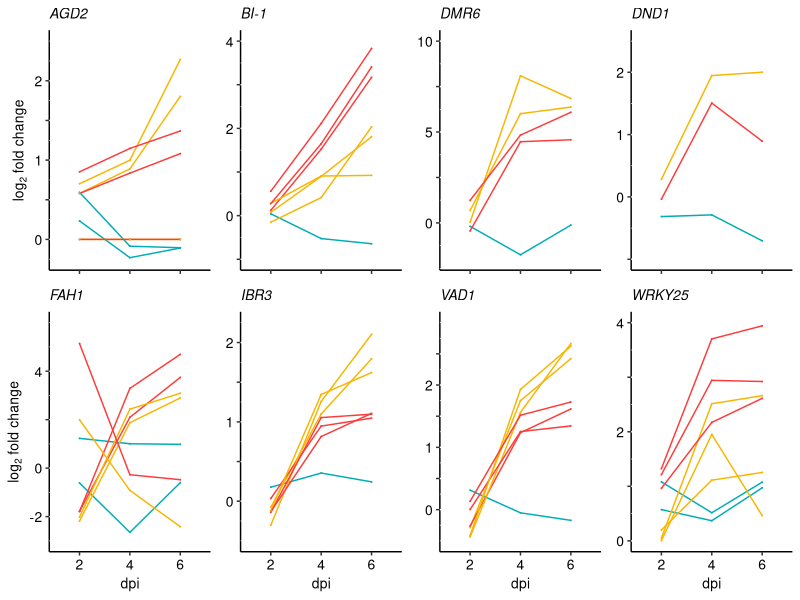
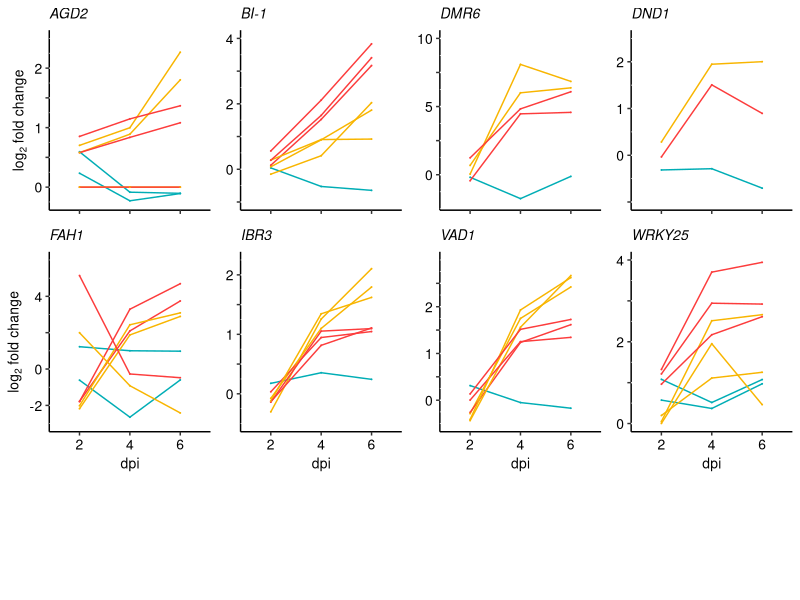
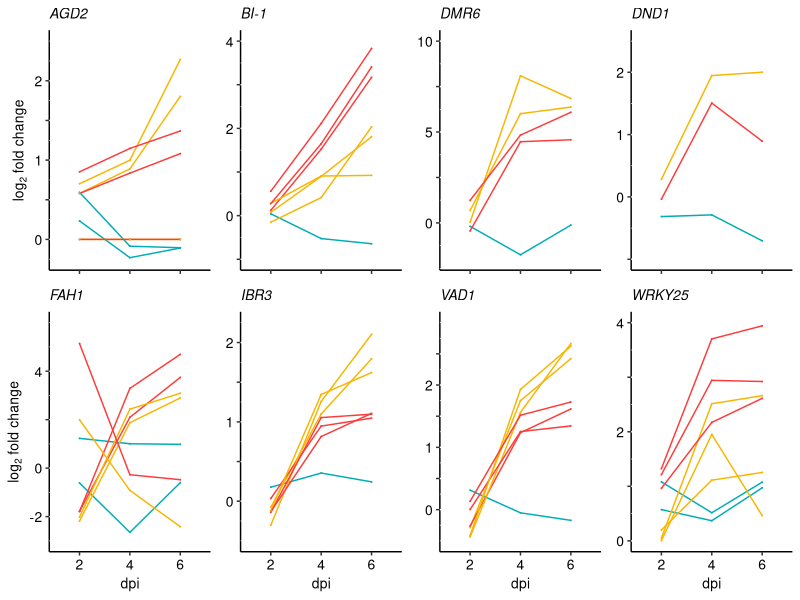

These charts were generated, in order, by the following R code: (Note: this script raises an error after producing the figures.)
# Figure 3 plotting code
## Eva and Cory
## Started 10/30/18

#load necessary libraries
library(ggplot2)
library(dplyr)
library(gridExtra)
library(ggpubr)
library(cowplot)
library(reshape2)
library(tidyr)
library(egg)

## Data exploration for figure 3
# Directory for expression matrix files
setwd("/Users/evahenningsen/Documents/MPGI_paper/Figure_3")

#Import filtered wheat and brachy expression matrices
# Decide between filtered or unfiltered data
d_wheat_1 <- read.csv("wheat_interesting_fpkm.txt", header = TRUE, sep = "\t")
d_bd21_1 <- read.csv("brachy_interesting_fpkm.txt", header = TRUE, sep = "\t")
orthogroup_dat <- read.delim("S_gene_full_orthogroups.txt", header = FALSE, sep = "\t")
colnames(orthogroup_dat) <- c("OG", "geneid")
# Want to be able to do calculations on 0 values. Will add 0.001 to each value
d_wheat_scaled <- d_wheat_1[,2:37] + 0.001
d_wheat <- cbind(d_wheat_1[,1], d_wheat_scaled)
 
d_bd21_scaled <- d_bd21_1[,2:19] + 0.001
d_bd21 <- cbind(d_bd21_1[,1], d_bd21_scaled)

metadat_dat <- read.delim("fig4_metadata.txt", header = TRUE, sep = "\t")
colnames(metadat_dat) <- c("S_gene", "OG")


colnames(d_bd21)[1] <- "geneid"
colnames(d_wheat)[1] <- "geneid"
wheat_orth <- left_join(d_wheat, orthogroup_dat, by = "geneid")
brachy_orth <- left_join(d_bd21, orthogroup_dat, by = "geneid")

wheat_ready_almost <- left_join(wheat_orth, metadat_dat, by = "OG")
brachy_ready_almost <- left_join(brachy_orth, metadat_dat, by = "OG")

cols <- c(1:37, 39)
colsb <- c(1:19, 21)
wheat_ready <- wheat_ready_almost[,cols]
brachy_ready <- brachy_ready_almost[,colsb]

brachy_long <- melt(brachy_ready, id.vars = c("geneid", "S_gene"))
brachy_w_met <- separate(data = brachy_long, col = variable, into = c("genotype", "day", "treatment", "rep"), sep = "_", remove = TRUE)

wheat_long <- melt(wheat_ready, id.vars = c("geneid", "S_gene"))
wheat_w_met <- separate(data = wheat_long, col = variable, into = c("genotype", "day", "treatment", "rep"), sep = "_", remove = TRUE)

all_data <- rbind(brachy_w_met, wheat_w_met)

all_data_rep_means <- all_data %>%
  group_by(geneid, S_gene, genotype, day, treatment) %>%
  summarise(Mean = mean(value)) %>%
  as.data.frame()

#### Table 2
# AGD2_sub <- as.data.frame(subset(all_data_rep_means, S_gene == "AGD2"))
# BI1_sub <- as.data.frame(subset(all_data_rep_means, S_gene == "BI-1"))
# DMR6_sub <- as.data.frame(subset(all_data_rep_means, S_gene == "DMR6"))
# DND1_sub <- as.data.frame(subset(all_data_rep_means, S_gene == "DND1"))
# FAH1_sub <- as.data.frame(subset(all_data_rep_means, S_gene == "FAH1"))
# IBR3_sub <- as.data.frame(subset(all_data_rep_means, S_gene == "IBR3"))
# VAD1_sub <- as.data.frame(subset(all_data_rep_means, S_gene == "VAD1"))
# WRKY25_sub <- as.data.frame(subset(all_data_rep_means, S_gene == "WRKY25"))
# 
# table2_mean <- rbind(AGD2_sub, BI1_sub, DMR6_sub, DND1_sub, FAH1_sub, IBR3_sub, VAD1_sub, WRKY25_sub)
# 
# table2_mean <- unite(table2_mean, day_trt, day, treatment, remove = TRUE)
# 
# table2_mean <- spread(table2_mean, key = day_trt, value = Mean)
# table2_og<- left_join(table2_mean, orthogroup_dat)
# 
# cluster_dat <- read.delim("/Users/evahenningsen/Documents/MPGI_paper/Figure_6/clusters_and_sgenes.txt", sep = "\t", header = TRUE)
# colnames(cluster_dat) <- c("genotype", "cluster", "S_gene")
# 
# table2_done <- left_join(table2_og, cluster_dat)
# 
# write.table(table2_done, file = "/Users/evahenningsen/Documents/MPGI_paper/Table_2.txt", sep = "\t", col.names = TRUE, row.names = FALSE)
##########

all_data_quotient <- all_data_rep_means %>%
  group_by(geneid, S_gene, genotype, day) %>%
  summarise(Quotient = (Mean[treatment == "treated"]/Mean[treatment == "mock"])) %>%
  as.data.frame()

all_data_log2fc <- all_data_quotient %>%
  group_by(geneid, S_gene, genotype, day) %>%
  summarise(Log2FC = log2(Quotient)) %>%
  as.data.frame()


all_data_log2fc$genotype <- as.factor(all_data_log2fc$genotype)
levels(all_data_log2fc$genotype)
all_data_log2fc$genotype <- factor(all_data_log2fc$genotype, levels = c("W2691", "Sr9b", "Bd21"))
all_data_log2fc$S_gene <- as.factor(all_data_log2fc$S_gene)

AGD2_sub <- as.data.frame(subset(all_data_log2fc, S_gene == "AGD2"))
BI1_sub <- as.data.frame(subset(all_data_log2fc, S_gene == "BI-1"))
DMR6_sub <- as.data.frame(subset(all_data_log2fc, S_gene == "DMR6"))
DND1_sub <- as.data.frame(subset(all_data_log2fc, S_gene == "DND1"))
FAH1_sub <- as.data.frame(subset(all_data_log2fc, S_gene == "FAH1"))
IBR3_sub <- as.data.frame(subset(all_data_log2fc, S_gene == "IBR3"))
VAD1_sub <- as.data.frame(subset(all_data_log2fc, S_gene == "VAD1"))
WRKY25_sub <- as.data.frame(subset(all_data_log2fc, S_gene == "WRKY25"))


AGD2_plot <- ggplot(AGD2_sub, aes(x= day,
                    y = Log2FC,
                    group = interaction(genotype, geneid),
                    color = genotype)) +
  geom_line() +
  geom_point(size = 0) +
  labs(x = NULL,
       y = expression(paste(log[2], " fold change", sep = ""))) +
  scale_color_manual(values = c("#F8B500", "#FC3C3C", "#00ADB5"), labels = c("W2691", expression(paste("W2691+", italic("Sr9b"))), "Bd21-3"), name = "Genotype") +
  scale_y_continuous(breaks = c(0, 0.5, 1, 1.5, 2), labels = c("0", "", "1", "", "2"), limits = c(-.25, 2.5)) +
  theme(panel.background = element_blank(), 
        axis.line = element_line(color = "black"), 
        axis.text.x = element_blank(),
        axis.text.y = element_text(color = "black", size = 10),
        axis.title.y = element_text(color = "black", size = 10),
        axis.title.x = element_text(color = "black", size = 10),
        legend.position = "none",
        plot.title=element_text(size = 10, face = "plain"),
        legend.key = element_blank()) +
  ggtitle(expression(italic("AGD2")))

BI1_plot <- ggplot(BI1_sub, aes(x= day,
                                y = Log2FC,
                                group = interaction(genotype, geneid),
                                color = genotype)) +
  geom_line() +
  geom_point(size = 0) +
  labs(x = NULL,
       y = NULL) +
  scale_color_manual(values = c("#F8B500", "#FC3C3C", "#00ADB5"), labels = c("W2691", expression(paste("W2691+", italic("Sr9b"))), "Bd21-3")) +
  scale_y_continuous(breaks = c(-1, 0, 1,2,3,4), labels = c("","0","","2","","4"), limits = c(-1, 4)) +
  theme(panel.background = element_blank(), 
        axis.line = element_line(color = "black"), 
        axis.text.x = element_blank(),
        axis.text.y = element_text(color = "black", size = 10),
        axis.title.y = element_text(color = "black", size = 10),
        axis.title.x = element_text(color = "black", size = 10),
        legend.position = "none",
        plot.title=element_text(size = 10, face = "plain")) +
  ggtitle(expression(italic("BI-1")))

DMR6_plot <- ggplot(DMR6_sub, aes(x= day,
                                  y = Log2FC,
                                  group = interaction(genotype, geneid),
                                  color = genotype)) +
  geom_line() +
  geom_point(size = 0) +
  labs(x = NULL,
       y = NULL) +
  scale_color_manual(values = c("#F8B500", "#FC3C3C", "#00ADB5"), labels = c("W2691", expression(paste("W2691+", italic("Sr9b"))), "Bd21-3")) +
  scale_y_continuous(breaks = c(0,2.5,5,7.5,10), labels = c("0", "" ,"5", "", "10"), limits = c(-2, 10)) + 
  theme(panel.background = element_blank(), 
        axis.line = element_line(color = "black"), 
        axis.text.x = element_blank(),
        axis.text.y = element_text(color = "black", size = 10),
        axis.title.y = element_text(color = "black", size = 10),
        axis.title.x = element_text(color = "black", size = 10),
        legend.position = "none",
        plot.title=element_text(size = 10, face = "plain")) +
  ggtitle(expression(italic("DMR6")))

DND1_plot <- ggplot(DND1_sub, aes(x= day,
                                  y = Log2FC,
                                  group = interaction(genotype, geneid),
                                  color = genotype)) +
  geom_line() +
  geom_point(size = 0) +
  labs(x = NULL,
       y = NULL) +
  scale_color_manual(values = c("#F8B500", "#FC3C3C", "#00ADB5"), labels = c("W2691", expression(paste("W2691+", italic("Sr9b"))), "Bd21-3"), name = "Genotype") +
  scale_y_continuous(breaks = c(-1,0, 1, 2), labels = c("", "0", "1", "2"), limits = c(-1, 2.5)) +
  theme(panel.background = element_blank(), 
        axis.line = element_line(color = "black"), 
        axis.text.x = element_blank(),
        axis.text.y = element_text(color = "black", size = 10),
        axis.title.y = element_text(color = "black", size = 10),
        axis.title.x = element_text(color = "black", size = 10),
        legend.position = "none",
        plot.title=element_text(size = 10, face = "plain"),
        legend.key = element_blank()) +
  ggtitle(expression(italic("DND1")))

FAH1_plot <- ggplot(FAH1_sub, aes(x= day,
                                  y = Log2FC,
                                  group = interaction(genotype, geneid),
                                  color = genotype)) +
  geom_line() +
  geom_point(size = 0) +
  labs(x = "dpi",
       y = expression(paste(log[2], " fold change", sep = ""))) +
  scale_color_manual(values = c("#F8B500", "#FC3C3C", "#00ADB5"), labels = c("W2691", expression(paste("W2691+", italic("Sr9b"))), "Bd21-3"), name = "Genotype") +
  scale_y_continuous(breaks = c(-2,0,2,4), labels = c("-2", "0", "", "4"), limits = c(-3, 6)) +
  scale_x_discrete(labels = c("2","4","6")) + 
  theme(panel.background = element_blank(), 
        axis.line = element_line(color = "black"), 
        axis.text.x = element_text(color = "black", size = 10),
        axis.text.y = element_text(color = "black", size = 10),
        axis.title.y = element_text(color = "black", size = 10),
        axis.title.x = element_text(color = "black", size = 10),
        legend.position = "none",
        plot.title=element_text(size = 10, face = "plain"),
        legend.key = element_blank()) +
  ggtitle(expression(italic("FAH1")))

IBR3_plot <- ggplot(IBR3_sub, aes(x= day,
                                  y = Log2FC,
                                  group = interaction(genotype, geneid),
                                  color = genotype)) +
  geom_line() +
  geom_point(size = 0) +
  labs(x = "dpi",
       y = NULL) +
  scale_color_manual(values = c("#F8B500", "#FC3C3C", "#00ADB5"), labels = c("W2691", expression(paste("W2691+", italic("Sr9b"))), "Bd21-3")) +
  scale_y_continuous(breaks = c(0,0.5,1,1.5,2), labels = c("0", "", "1", "", "2"), limits = c(-.5,2.25)) + 
  scale_x_discrete(labels = c("2","4","6")) + 
  theme(panel.background = element_blank(), 
        axis.line = element_line(color = "black"), 
        axis.text.x = element_text(color = "black", size = 10),
        axis.text.y = element_text(color = "black", size = 10),
        axis.title.y = element_text(color = "black", size = 10),
        axis.title.x = element_text(color = "black", size = 10),
        legend.position = "none",
        plot.title=element_text(size = 10, face = "plain")) +
  ggtitle(expression(italic("IBR3")))

VAD1_plot <- ggplot(VAD1_sub, aes(x= day,
                                  y = Log2FC,
                                  group = interaction(genotype, geneid),
                                  color = genotype)) +
  geom_line() +
  geom_point(size = 0) +
  labs(x = "dpi",
       y = NULL) +
  scale_color_manual(values = c("#F8B500", "#FC3C3C", "#00ADB5"), labels = c("W2691", expression(paste("W2691+", italic("Sr9b"))), "Bd21-3")) +
  scale_y_continuous(breaks = c(0,0.5,1,1.5,2,2.5), labels = c("0", "", "1", "","2" ,""), limits = c(-.5, 3)) + 
  scale_x_discrete(labels = c("2","4","6")) + 
  theme(panel.background = element_blank(), 
        axis.line = element_line(color = "black"), 
        axis.text.x = element_text(color = "black", size = 10),
        axis.text.y = element_text(color = "black", size = 10),
        axis.title.y = element_text(color = "black", size = 10),
        axis.title.x = element_text(color = "black", size = 10),
        legend.position = "none",
        plot.title=element_text(size = 10, face = "plain")) +
  ggtitle(expression(italic("VAD1")))

WRKY25_plot <- ggplot(WRKY25_sub, aes(x= day,
                                  y = Log2FC,
                                  group = interaction(genotype, geneid),
                                  color = genotype)) +
  geom_line() +
  geom_point(size = 0) +
  labs(x = "dpi",
       y = NULL) +
  scale_color_manual(values = c("#F8B500", "#FC3C3C", "#00ADB5"), labels = c("W2691", expression(paste("W2691+", italic("Sr9b"))), "Bd21-3")) +
  scale_y_continuous(breaks = c(0,1,2,3,4), labels = c("0", "", "2", "", "4"), limits = c(0,4)) + 
  scale_x_discrete(labels = c("2","4","6")) + 
  theme(panel.background = element_blank(), 
        axis.line = element_line(color = "black"), 
        axis.text.x = element_text(color = "black", size = 10),
        axis.text.y = element_text(color = "black", size = 10),
        axis.title.y = element_text(color = "black", size = 10),
        axis.title.x = element_text(color = "black", size = 10),
        legend.position = "none",
        plot.title=element_text(size = 10, face = "plain")) +
  ggtitle(expression(italic("WRKY25")))


mylegend <- get_legend(AGD2_plot + theme(legend.position = "left", text = element_text(color = "black", size = 10), legend.text = element_text(color = "black", size = 10), legend.direction = "horizontal"))
grid_plot2 <- egg::ggarrange(AGD2_plot, BI1_plot, DMR6_plot, DND1_plot, FAH1_plot, IBR3_plot, VAD1_plot, WRKY25_plot, nrow = 2, ncol = 4, heights = c(1, 1), widths = c(1, 1, 1, 1))
final_plot <- grid.arrange(grid_plot2, mylegend, nrow = 2, ncol = 1, heights = c(1,0.25))
ggsave(filename = "final_combined_plot.tiff", plot = final_plot, device = "tiff", height = 100, width = 120, unit = "mm")

ggsave(filename = "altbigplot_nolegend.pdf", plot = grid_plot2, device = "pdf", height = 80, width = 120, unit = "mm")
ggsave(filename = "figure_legend.pdf", plot = legend.plot, device = "pdf", height = 20, width = 100, unit = "mm")
